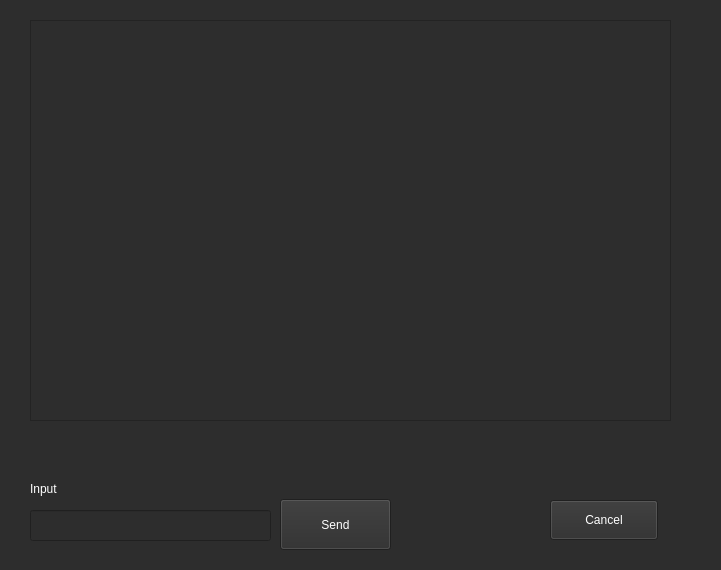
<?xml version="1.0" encoding="UTF-8"?>
<ui version="4.0">
 <class>Terminal</class>
 <widget class="QWidget" name="Terminal">
  <property name="geometry">
   <rect>
    <x>0</x>
    <y>0</y>
    <width>721</width>
    <height>570</height>
   </rect>
  </property>
  <property name="windowTitle">
   <string>Form</string>
  </property>
  <property name="styleSheet">
   <string notr="true">background-color: rgb(45, 45, 45);</string>
  </property>
  <widget class="QLineEdit" name="line_commands">
   <property name="geometry">
    <rect>
     <x>30</x>
     <y>510</y>
     <width>241</width>
     <height>31</height>
    </rect>
   </property>
   <property name="palette">
    <palette>
     <active>
      <colorrole role="WindowText">
       <brush brushstyle="SolidPattern">
        <color alpha="255">
         <red>255</red>
         <green>255</green>
         <blue>255</blue>
        </color>
       </brush>
      </colorrole>
      <colorrole role="Button">
       <brush brushstyle="SolidPattern">
        <color alpha="255">
         <red>45</red>
         <green>45</green>
         <blue>45</blue>
        </color>
       </brush>
      </colorrole>
      <colorrole role="Text">
       <brush brushstyle="SolidPattern">
        <color alpha="255">
         <red>255</red>
         <green>255</green>
         <blue>255</blue>
        </color>
       </brush>
      </colorrole>
      <colorrole role="ButtonText">
       <brush brushstyle="SolidPattern">
        <color alpha="255">
         <red>255</red>
         <green>255</green>
         <blue>255</blue>
        </color>
       </brush>
      </colorrole>
      <colorrole role="Base">
       <brush brushstyle="SolidPattern">
        <color alpha="255">
         <red>45</red>
         <green>45</green>
         <blue>45</blue>
        </color>
       </brush>
      </colorrole>
      <colorrole role="Window">
       <brush brushstyle="SolidPattern">
        <color alpha="255">
         <red>45</red>
         <green>45</green>
         <blue>45</blue>
        </color>
       </brush>
      </colorrole>
     </active>
     <inactive>
      <colorrole role="WindowText">
       <brush brushstyle="SolidPattern">
        <color alpha="255">
         <red>255</red>
         <green>255</green>
         <blue>255</blue>
        </color>
       </brush>
      </colorrole>
      <colorrole role="Button">
       <brush brushstyle="SolidPattern">
        <color alpha="255">
         <red>45</red>
         <green>45</green>
         <blue>45</blue>
        </color>
       </brush>
      </colorrole>
      <colorrole role="Text">
       <brush brushstyle="SolidPattern">
        <color alpha="255">
         <red>255</red>
         <green>255</green>
         <blue>255</blue>
        </color>
       </brush>
      </colorrole>
      <colorrole role="ButtonText">
       <brush brushstyle="SolidPattern">
        <color alpha="255">
         <red>255</red>
         <green>255</green>
         <blue>255</blue>
        </color>
       </brush>
      </colorrole>
      <colorrole role="Base">
       <brush brushstyle="SolidPattern">
        <color alpha="255">
         <red>45</red>
         <green>45</green>
         <blue>45</blue>
        </color>
       </brush>
      </colorrole>
      <colorrole role="Window">
       <brush brushstyle="SolidPattern">
        <color alpha="255">
         <red>45</red>
         <green>45</green>
         <blue>45</blue>
        </color>
       </brush>
      </colorrole>
     </inactive>
     <disabled>
      <colorrole role="WindowText">
       <brush brushstyle="SolidPattern">
        <color alpha="255">
         <red>120</red>
         <green>120</green>
         <blue>120</blue>
        </color>
       </brush>
      </colorrole>
      <colorrole role="Button">
       <brush brushstyle="SolidPattern">
        <color alpha="255">
         <red>45</red>
         <green>45</green>
         <blue>45</blue>
        </color>
       </brush>
      </colorrole>
      <colorrole role="Text">
       <brush brushstyle="SolidPattern">
        <color alpha="255">
         <red>120</red>
         <green>120</green>
         <blue>120</blue>
        </color>
       </brush>
      </colorrole>
      <colorrole role="ButtonText">
       <brush brushstyle="SolidPattern">
        <color alpha="255">
         <red>120</red>
         <green>120</green>
         <blue>120</blue>
        </color>
       </brush>
      </colorrole>
      <colorrole role="Base">
       <brush brushstyle="SolidPattern">
        <color alpha="255">
         <red>45</red>
         <green>45</green>
         <blue>45</blue>
        </color>
       </brush>
      </colorrole>
      <colorrole role="Window">
       <brush brushstyle="SolidPattern">
        <color alpha="255">
         <red>45</red>
         <green>45</green>
         <blue>45</blue>
        </color>
       </brush>
      </colorrole>
     </disabled>
    </palette>
   </property>
  </widget>
  <widget class="QTextEdit" name="text_output">
   <property name="geometry">
    <rect>
     <x>30</x>
     <y>20</y>
     <width>641</width>
     <height>401</height>
    </rect>
   </property>
   <property name="palette">
    <palette>
     <active>
      <colorrole role="WindowText">
       <brush brushstyle="SolidPattern">
        <color alpha="255">
         <red>255</red>
         <green>255</green>
         <blue>255</blue>
        </color>
       </brush>
      </colorrole>
      <colorrole role="Button">
       <brush brushstyle="SolidPattern">
        <color alpha="255">
         <red>45</red>
         <green>45</green>
         <blue>45</blue>
        </color>
       </brush>
      </colorrole>
      <colorrole role="Text">
       <brush brushstyle="SolidPattern">
        <color alpha="255">
         <red>255</red>
         <green>255</green>
         <blue>255</blue>
        </color>
       </brush>
      </colorrole>
      <colorrole role="ButtonText">
       <brush brushstyle="SolidPattern">
        <color alpha="255">
         <red>255</red>
         <green>255</green>
         <blue>255</blue>
        </color>
       </brush>
      </colorrole>
      <colorrole role="Base">
       <brush brushstyle="SolidPattern">
        <color alpha="255">
         <red>45</red>
         <green>45</green>
         <blue>45</blue>
        </color>
       </brush>
      </colorrole>
      <colorrole role="Window">
       <brush brushstyle="SolidPattern">
        <color alpha="255">
         <red>45</red>
         <green>45</green>
         <blue>45</blue>
        </color>
       </brush>
      </colorrole>
     </active>
     <inactive>
      <colorrole role="WindowText">
       <brush brushstyle="SolidPattern">
        <color alpha="255">
         <red>255</red>
         <green>255</green>
         <blue>255</blue>
        </color>
       </brush>
      </colorrole>
      <colorrole role="Button">
       <brush brushstyle="SolidPattern">
        <color alpha="255">
         <red>45</red>
         <green>45</green>
         <blue>45</blue>
        </color>
       </brush>
      </colorrole>
      <colorrole role="Text">
       <brush brushstyle="SolidPattern">
        <color alpha="255">
         <red>255</red>
         <green>255</green>
         <blue>255</blue>
        </color>
       </brush>
      </colorrole>
      <colorrole role="ButtonText">
       <brush brushstyle="SolidPattern">
        <color alpha="255">
         <red>255</red>
         <green>255</green>
         <blue>255</blue>
        </color>
       </brush>
      </colorrole>
      <colorrole role="Base">
       <brush brushstyle="SolidPattern">
        <color alpha="255">
         <red>45</red>
         <green>45</green>
         <blue>45</blue>
        </color>
       </brush>
      </colorrole>
      <colorrole role="Window">
       <brush brushstyle="SolidPattern">
        <color alpha="255">
         <red>45</red>
         <green>45</green>
         <blue>45</blue>
        </color>
       </brush>
      </colorrole>
     </inactive>
     <disabled>
      <colorrole role="WindowText">
       <brush brushstyle="SolidPattern">
        <color alpha="255">
         <red>120</red>
         <green>120</green>
         <blue>120</blue>
        </color>
       </brush>
      </colorrole>
      <colorrole role="Button">
       <brush brushstyle="SolidPattern">
        <color alpha="255">
         <red>45</red>
         <green>45</green>
         <blue>45</blue>
        </color>
       </brush>
      </colorrole>
      <colorrole role="Text">
       <brush brushstyle="SolidPattern">
        <color alpha="255">
         <red>120</red>
         <green>120</green>
         <blue>120</blue>
        </color>
       </brush>
      </colorrole>
      <colorrole role="ButtonText">
       <brush brushstyle="SolidPattern">
        <color alpha="255">
         <red>120</red>
         <green>120</green>
         <blue>120</blue>
        </color>
       </brush>
      </colorrole>
      <colorrole role="Base">
       <brush brushstyle="SolidPattern">
        <color alpha="255">
         <red>45</red>
         <green>45</green>
         <blue>45</blue>
        </color>
       </brush>
      </colorrole>
      <colorrole role="Window">
       <brush brushstyle="SolidPattern">
        <color alpha="255">
         <red>45</red>
         <green>45</green>
         <blue>45</blue>
        </color>
       </brush>
      </colorrole>
     </disabled>
    </palette>
   </property>
  </widget>
  <widget class="QLabel" name="label">
   <property name="geometry">
    <rect>
     <x>30</x>
     <y>480</y>
     <width>61</width>
     <height>17</height>
    </rect>
   </property>
   <property name="palette">
    <palette>
     <active>
      <colorrole role="WindowText">
       <brush brushstyle="SolidPattern">
        <color alpha="255">
         <red>255</red>
         <green>255</green>
         <blue>255</blue>
        </color>
       </brush>
      </colorrole>
      <colorrole role="Button">
       <brush brushstyle="SolidPattern">
        <color alpha="255">
         <red>45</red>
         <green>45</green>
         <blue>45</blue>
        </color>
       </brush>
      </colorrole>
      <colorrole role="Text">
       <brush brushstyle="SolidPattern">
        <color alpha="255">
         <red>255</red>
         <green>255</green>
         <blue>255</blue>
        </color>
       </brush>
      </colorrole>
      <colorrole role="ButtonText">
       <brush brushstyle="SolidPattern">
        <color alpha="255">
         <red>255</red>
         <green>255</green>
         <blue>255</blue>
        </color>
       </brush>
      </colorrole>
      <colorrole role="Base">
       <brush brushstyle="SolidPattern">
        <color alpha="255">
         <red>45</red>
         <green>45</green>
         <blue>45</blue>
        </color>
       </brush>
      </colorrole>
      <colorrole role="Window">
       <brush brushstyle="SolidPattern">
        <color alpha="255">
         <red>45</red>
         <green>45</green>
         <blue>45</blue>
        </color>
       </brush>
      </colorrole>
     </active>
     <inactive>
      <colorrole role="WindowText">
       <brush brushstyle="SolidPattern">
        <color alpha="255">
         <red>255</red>
         <green>255</green>
         <blue>255</blue>
        </color>
       </brush>
      </colorrole>
      <colorrole role="Button">
       <brush brushstyle="SolidPattern">
        <color alpha="255">
         <red>45</red>
         <green>45</green>
         <blue>45</blue>
        </color>
       </brush>
      </colorrole>
      <colorrole role="Text">
       <brush brushstyle="SolidPattern">
        <color alpha="255">
         <red>255</red>
         <green>255</green>
         <blue>255</blue>
        </color>
       </brush>
      </colorrole>
      <colorrole role="ButtonText">
       <brush brushstyle="SolidPattern">
        <color alpha="255">
         <red>255</red>
         <green>255</green>
         <blue>255</blue>
        </color>
       </brush>
      </colorrole>
      <colorrole role="Base">
       <brush brushstyle="SolidPattern">
        <color alpha="255">
         <red>45</red>
         <green>45</green>
         <blue>45</blue>
        </color>
       </brush>
      </colorrole>
      <colorrole role="Window">
       <brush brushstyle="SolidPattern">
        <color alpha="255">
         <red>45</red>
         <green>45</green>
         <blue>45</blue>
        </color>
       </brush>
      </colorrole>
     </inactive>
     <disabled>
      <colorrole role="WindowText">
       <brush brushstyle="SolidPattern">
        <color alpha="255">
         <red>120</red>
         <green>120</green>
         <blue>120</blue>
        </color>
       </brush>
      </colorrole>
      <colorrole role="Button">
       <brush brushstyle="SolidPattern">
        <color alpha="255">
         <red>45</red>
         <green>45</green>
         <blue>45</blue>
        </color>
       </brush>
      </colorrole>
      <colorrole role="Text">
       <brush brushstyle="SolidPattern">
        <color alpha="255">
         <red>120</red>
         <green>120</green>
         <blue>120</blue>
        </color>
       </brush>
      </colorrole>
      <colorrole role="ButtonText">
       <brush brushstyle="SolidPattern">
        <color alpha="255">
         <red>120</red>
         <green>120</green>
         <blue>120</blue>
        </color>
       </brush>
      </colorrole>
      <colorrole role="Base">
       <brush brushstyle="SolidPattern">
        <color alpha="255">
         <red>45</red>
         <green>45</green>
         <blue>45</blue>
        </color>
       </brush>
      </colorrole>
      <colorrole role="Window">
       <brush brushstyle="SolidPattern">
        <color alpha="255">
         <red>45</red>
         <green>45</green>
         <blue>45</blue>
        </color>
       </brush>
      </colorrole>
     </disabled>
    </palette>
   </property>
   <property name="text">
    <string>Input</string>
   </property>
  </widget>
  <widget class="QPushButton" name="btn_cancel">
   <property name="geometry">
    <rect>
     <x>550</x>
     <y>500</y>
     <width>108</width>
     <height>40</height>
    </rect>
   </property>
   <property name="minimumSize">
    <size>
     <width>0</width>
     <height>40</height>
    </size>
   </property>
   <property name="palette">
    <palette>
     <active>
      <colorrole role="Button">
       <brush brushstyle="SolidPattern">
        <color alpha="255">
         <red>45</red>
         <green>45</green>
         <blue>45</blue>
        </color>
       </brush>
      </colorrole>
      <colorrole role="ButtonText">
       <brush brushstyle="SolidPattern">
        <color alpha="255">
         <red>255</red>
         <green>255</green>
         <blue>255</blue>
        </color>
       </brush>
      </colorrole>
      <colorrole role="Base">
       <brush brushstyle="SolidPattern">
        <color alpha="255">
         <red>45</red>
         <green>45</green>
         <blue>45</blue>
        </color>
       </brush>
      </colorrole>
      <colorrole role="Window">
       <brush brushstyle="SolidPattern">
        <color alpha="255">
         <red>45</red>
         <green>45</green>
         <blue>45</blue>
        </color>
       </brush>
      </colorrole>
     </active>
     <inactive>
      <colorrole role="Button">
       <brush brushstyle="SolidPattern">
        <color alpha="255">
         <red>45</red>
         <green>45</green>
         <blue>45</blue>
        </color>
       </brush>
      </colorrole>
      <colorrole role="ButtonText">
       <brush brushstyle="SolidPattern">
        <color alpha="255">
         <red>255</red>
         <green>255</green>
         <blue>255</blue>
        </color>
       </brush>
      </colorrole>
      <colorrole role="Base">
       <brush brushstyle="SolidPattern">
        <color alpha="255">
         <red>45</red>
         <green>45</green>
         <blue>45</blue>
        </color>
       </brush>
      </colorrole>
      <colorrole role="Window">
       <brush brushstyle="SolidPattern">
        <color alpha="255">
         <red>45</red>
         <green>45</green>
         <blue>45</blue>
        </color>
       </brush>
      </colorrole>
     </inactive>
     <disabled>
      <colorrole role="Button">
       <brush brushstyle="SolidPattern">
        <color alpha="255">
         <red>45</red>
         <green>45</green>
         <blue>45</blue>
        </color>
       </brush>
      </colorrole>
      <colorrole role="ButtonText">
       <brush brushstyle="SolidPattern">
        <color alpha="255">
         <red>120</red>
         <green>120</green>
         <blue>120</blue>
        </color>
       </brush>
      </colorrole>
      <colorrole role="Base">
       <brush brushstyle="SolidPattern">
        <color alpha="255">
         <red>45</red>
         <green>45</green>
         <blue>45</blue>
        </color>
       </brush>
      </colorrole>
      <colorrole role="Window">
       <brush brushstyle="SolidPattern">
        <color alpha="255">
         <red>45</red>
         <green>45</green>
         <blue>45</blue>
        </color>
       </brush>
      </colorrole>
     </disabled>
    </palette>
   </property>
   <property name="styleSheet">
    <string notr="true"/>
   </property>
   <property name="text">
    <string>Cancel</string>
   </property>
  </widget>
  <widget class="QPushButton" name="btn_command">
   <property name="geometry">
    <rect>
     <x>280</x>
     <y>499</y>
     <width>111</width>
     <height>51</height>
    </rect>
   </property>
   <property name="minimumSize">
    <size>
     <width>0</width>
     <height>40</height>
    </size>
   </property>
   <property name="palette">
    <palette>
     <active>
      <colorrole role="Button">
       <brush brushstyle="SolidPattern">
        <color alpha="255">
         <red>45</red>
         <green>45</green>
         <blue>45</blue>
        </color>
       </brush>
      </colorrole>
      <colorrole role="ButtonText">
       <brush brushstyle="SolidPattern">
        <color alpha="255">
         <red>255</red>
         <green>255</green>
         <blue>255</blue>
        </color>
       </brush>
      </colorrole>
      <colorrole role="Base">
       <brush brushstyle="SolidPattern">
        <color alpha="255">
         <red>45</red>
         <green>45</green>
         <blue>45</blue>
        </color>
       </brush>
      </colorrole>
      <colorrole role="Window">
       <brush brushstyle="SolidPattern">
        <color alpha="255">
         <red>45</red>
         <green>45</green>
         <blue>45</blue>
        </color>
       </brush>
      </colorrole>
     </active>
     <inactive>
      <colorrole role="Button">
       <brush brushstyle="SolidPattern">
        <color alpha="255">
         <red>45</red>
         <green>45</green>
         <blue>45</blue>
        </color>
       </brush>
      </colorrole>
      <colorrole role="ButtonText">
       <brush brushstyle="SolidPattern">
        <color alpha="255">
         <red>255</red>
         <green>255</green>
         <blue>255</blue>
        </color>
       </brush>
      </colorrole>
      <colorrole role="Base">
       <brush brushstyle="SolidPattern">
        <color alpha="255">
         <red>45</red>
         <green>45</green>
         <blue>45</blue>
        </color>
       </brush>
      </colorrole>
      <colorrole role="Window">
       <brush brushstyle="SolidPattern">
        <color alpha="255">
         <red>45</red>
         <green>45</green>
         <blue>45</blue>
        </color>
       </brush>
      </colorrole>
     </inactive>
     <disabled>
      <colorrole role="Button">
       <brush brushstyle="SolidPattern">
        <color alpha="255">
         <red>45</red>
         <green>45</green>
         <blue>45</blue>
        </color>
       </brush>
      </colorrole>
      <colorrole role="ButtonText">
       <brush brushstyle="SolidPattern">
        <color alpha="255">
         <red>120</red>
         <green>120</green>
         <blue>120</blue>
        </color>
       </brush>
      </colorrole>
      <colorrole role="Base">
       <brush brushstyle="SolidPattern">
        <color alpha="255">
         <red>45</red>
         <green>45</green>
         <blue>45</blue>
        </color>
       </brush>
      </colorrole>
      <colorrole role="Window">
       <brush brushstyle="SolidPattern">
        <color alpha="255">
         <red>45</red>
         <green>45</green>
         <blue>45</blue>
        </color>
       </brush>
      </colorrole>
     </disabled>
    </palette>
   </property>
   <property name="styleSheet">
    <string notr="true"/>
   </property>
   <property name="text">
    <string>Send</string>
   </property>
  </widget>
 </widget>
 <resources/>
 <connections/>
</ui>
